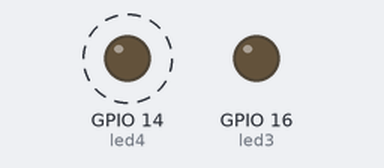
The sketch below on a simulated ESP8266 (NodeMCU). Parts: output pins drawn as LEDs (lit = HIGH). Dashed ring = blinking. WiFi joins after 1.5 s; servers stay silent unless stated; no MQTT or app messages arrive unless stated; the modem accepts every AT command (registered, SIM ready, sends succeed) and sends nothing else.

Above: at 3.52 s.
At 6.18 s:
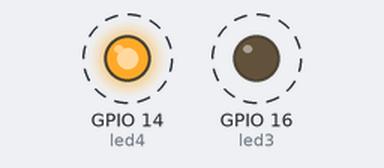
Timing chart, 0 to 6.5 s (numbered marks = the images above):
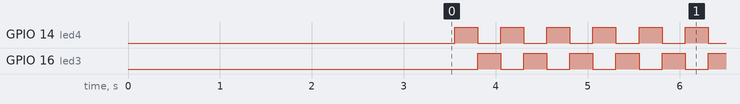

Measured:
- by itself, GPIO 14 (led4), GPIO 16 (led3): alternates HIGH for 0.25 s and LOW for 0.25 s

The sketch:

mqtt_ex.ino
```cpp
#include <ESP8266WiFi.h>
#include <PubSubClient.h>

const char* ssid        = "M2M Network";
const char* password    = "tr1tr0n1k";
const char* mqtt_server = "iot.eclipse.org";

WiFiClient espClient;
PubSubClient client(espClient);
long lastMsg = 0;
char msg[50];
int value = 0;

//led on luci board
int led3 = 16;
int led4 = 14;

void setup_wifi() {
  delay(2000);
  //connecting to a WiFi network
  Serial1.println();
  Serial1.print("Connecting to ");
  Serial1.println(ssid);

  WiFi.begin(ssid,password);

  while(WiFi.status() != WL_CONNECTED) {
    delay(500);
    Serial1.print(".");
  }

  Serial1.println("");
  Serial1.println("WiFi connected");
  Serial1.println("IP address: ");
  Serial1.println(WiFi.localIP());
}

void callback(char* topic, byte* payload, unsigned int length) {
  Serial1.print("Message arrived [");
  Serial1.print(topic);
  Serial1.print("] ");
  for(int i = 0; i < length; i++) {
    Serial1.print((char)payload[i]);
  }
  Serial1.println();

  //switch led
}

void reconnect() {
  //loop until reconnect
  while(!client.connected()) {
    Serial1.print("Attempting MQTT connection");
    if(client.connect("ESPArthur")) {
      Serial1.println("connected");
      client.publish("outTopicSatu","hello world");
      client.subscribe("inTopicSatu");
    } else {
      Serial1.print("failed, rc=");
      Serial1.print(client.state());
      Serial1.println("try again in 5 sec");
      delay(5000);
    }
  }
}

void setup() {
  Serial1.begin(115200);
  setup_wifi();
  client.setServer(mqtt_server,1883);
  client.setCallback(callback);

  //setup led
  pinMode(led3, OUTPUT);
  pinMode(led4, OUTPUT);
}

void loop() {
  if(!client.connected()) {
    reconnect();
  }
  client.loop();

  long now = millis();
  if(now - lastMsg > 2000) {
    lastMsg = now;
    ++value;
    snprintf(msg,75,"hello world #%ld", value);
    Serial1.print("Publish message: ");
    Serial1.println(msg);
    Serial1.print("RSSI: ");
    Serial1.println(WiFi.RSSI());
    client.publish("outTopicSatu",msg);
  }

  digitalWrite(led3,LOW);
  digitalWrite(led4,HIGH);
  delay(250);
  digitalWrite(led3,HIGH);
  digitalWrite(led4,LOW);
  delay(250);
}
```
